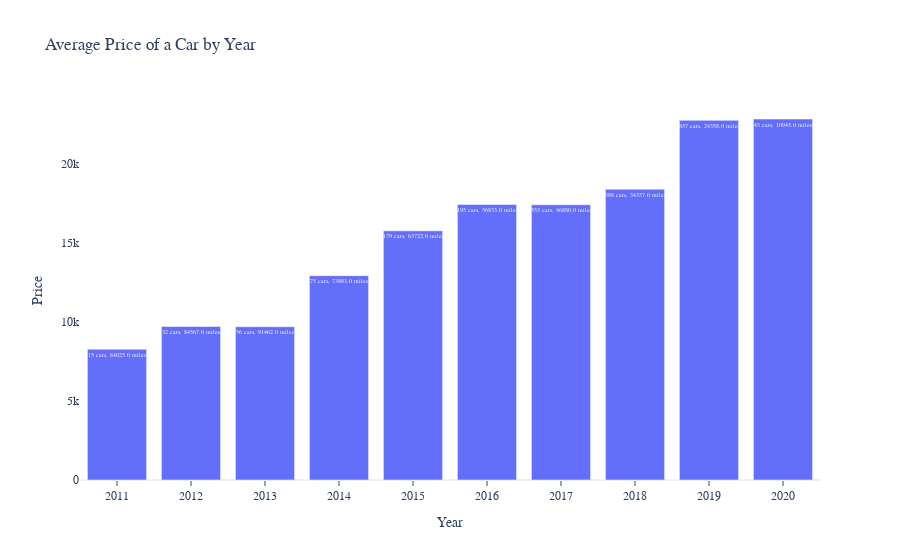

The notebook cell this image was saved under:
### Code cell
# Plot average price of a car by year
fig = px.bar(price_by_year, x=price_by_year.index, y='average_price', text=price_by_year['text'], template='plotly_white', 
             title='Average Price of a Car by Year')

fig.update_xaxes(type='category', title='Year', showgrid=False, showline=False, linewidth=2, linecolor='black', ticks='outside')
fig.update_yaxes(title='Price', showgrid=False, showline=False, linewidth=1, linecolor='black')
fig.update_layout(font_size = 12, font_family='Arial')
fig.update_traces(textangle=0, textfont_size=14)
fig.show()

### Figure 1 — Plotly figure (JSON) as saved in the notebook; plotly's stock layout.template omitted (floating-point values rounded to 4 significant figures)
{"data": [{"alignmentgroup": "True", "hovertemplate": "year=%{x}<br>average_price=%{y}<br>text=%{text}<extra></extra>", "legendgroup": "", "marker": {"color": "#636efa", "pattern": {"shape": ""}}, "name": "", "offsetgroup": "", "orientation": "v", "showlegend": false, "text": ["15 cars, 84025.0 miles", "32 cars, 84567.0 miles", "56 cars, 91462.0 miles", "75 cars, 73883.0 miles", "179 cars, 63722.0 miles", "195 cars, 56833.0 miles", "353 cars, 46880.0 miles", "388 cars, 34357.0 miles", "857 cars, 24358.0 miles", "45 cars, 10945.0 miles"], "textangle": 0, "textfont": {"size": 14}, "textposition": "auto", "type": "bar", "x": [2011, 2012, 2013, 2014, 2015, 2016, 2017, 2018, 2019, 2020], "xaxis": "x", "y": [8274.0, 9707.0, 9693.0, 12920.0, 15760.0, 17420.0, 17410.0, 18390.0, 22740.0, 22830.0], "yaxis": "y"}], "layout": {"barmode": "relative", "font": {"family": "Arial", "size": 12}, "legend": {"tracegroupgap": 0}, "title": {"text": "Average Price of a Car by Year"}, "xaxis": {"anchor": "y", "domain": [0, 1], "linecolor": "black", "linewidth": 2, "showgrid": false, "showline": false, "ticks": "outside", "title": {"text": "Year"}, "type": "category"}, "yaxis": {"anchor": "x", "domain": [0, 1], "linecolor": "black", "linewidth": 1, "showgrid": false, "showline": false, "title": {"text": "Price"}}}}
